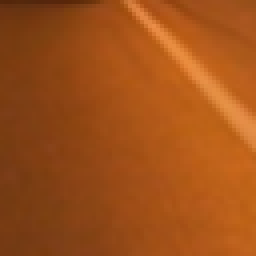
#> input picture test_images/8.png, 64 x 64 px (shown 4 times larger); the run also reads 1 picture not shown here
$ jupyter execute --allow-errors Vehicle_detection.ipynb   (shell and % lines are left out)   (older library calls are emulated)
#> lines starting #> are read from the running program, lines starting #| are printed output that depends on the picture; after the words box and inside, x2 and y2 are one past the last pixel; in counts of white or black regions, pixels touching at a corner belong together
## Vehicle detection

[cell 1]
#Initialization
import cv2
import numpy as np
import matplotlib.pyplot as plt
from mpl_toolkits.mplot3d import Axes3D
import matplotlib.image as mpimg
import glob
import time
from skimage.feature import hog
from sklearn.svm import LinearSVC
from sklearn.preprocessing import StandardScaler
from sklearn.model_selection import train_test_split
from scipy.ndimage.measurements import label
from collections import deque

# Import everything needed to edit/save/watch video clips
from moviepy.editor import VideoFileClip
from IPython.display import HTML

### Function import_data()
#### Read in vehicles and non-vehicles and return two arrays

[cell 2]
# Read in our vehicles and non-vehicles
def import_data():
    cars = []
    not_cars = []

    car_images = glob.glob('./vehicles/*/*.png')
    not_car_images = glob.glob('./non-vehicles/*/*.png')

    #print('car_images: ' + str(len(car_images)))
    #print('not_car_images: ' + str(len(not_car_images)))

    for image in car_images:
        cars.append(image)
    for image in not_car_images:
        not_cars.append(image)


    return cars, not_cars

print('...')

### Test import_data()

[cell 3]
cars, not_cars = import_data()
print('cars: ' + str(len(cars)))
print('not_cars: ' + str(len(not_cars)))

### Explore color spaces

[cell 4]
def plot3d(pixels, colors_rgb,
        axis_labels=list("RGB"), axis_limits=((0, 255), (0, 255), (0, 255))):
    """Plot pixels in 3D."""

    # Create figure and 3D axes
    fig = plt.figure(figsize=(8, 8))
    ax = Axes3D(fig)

    # Set axis limits
    ax.set_xlim(*axis_limits[0])
    ax.set_ylim(*axis_limits[1])
    ax.set_zlim(*axis_limits[2])

    # Set axis labels and sizes
    ax.tick_params(axis='both', which='major', labelsize=14, pad=8)
    ax.set_xlabel(axis_labels[0], fontsize=16, labelpad=16)
    ax.set_ylabel(axis_labels[1], fontsize=16, labelpad=16)
    ax.set_zlabel(axis_labels[2], fontsize=16, labelpad=16)

    # Plot pixel values with colors given in colors_rgb
    ax.scatter(
        pixels[:, :, 0].ravel(),
        pixels[:, :, 1].ravel(),
        pixels[:, :, 2].ravel(),
        c=colors_rgb.reshape((-1, 3)), edgecolors='none')

    return ax  # return Axes3D object for further manipulation

print('...')

# Read a color image
img = cv2.imread("./test_images/8.png")
#> img is the input picture: shape (64, 64, 3); mean B, G, R 24.4, 80.3, 159.5

# Select a small fraction of pixels to plot by subsampling it
scale = max(img.shape[0], img.shape[1], 64) / 64  # at most 64 rows and columns
img_small = cv2.resize(img, (np.int(img.shape[1] / scale), np.int(img.shape[0] / scale)), interpolation=cv2.INTER_NEAREST)

# Convert subsampled image to desired color space(s)
img_small_RGB = cv2.cvtColor(img_small, cv2.COLOR_BGR2RGB)  # OpenCV uses BGR, matplotlib likes RGB
img_small_HSV = cv2.cvtColor(img_small, cv2.COLOR_BGR2HSV)
#> img_small_HSV: shape (64, 64, 3); mean H, S, V 12.4, 216.5, 159.5
img_small_LUV = cv2.cvtColor(img_small, cv2.COLOR_BGR2LUV)
#> img_small_LUV: shape (64, 64, 3); mean of channels 0, 1, 2 109.4, 142.2, 171.4
img_small_HLS = cv2.cvtColor(img_small, cv2.COLOR_BGR2HLS)
#> img_small_HLS: shape (64, 64, 3); mean of channels 0, 1, 2 12.3, 92, 190
img_small_rgb = img_small_RGB / 255.  # scaled to [0, 1], only for plotting

# Plot and show
plot3d(img_small_RGB, img_small_rgb)
#> (the call stopped at in plot3d, `fig = plt.figure(figsize=(8, 8))`: IPython is not available in this run)
plt.show()

plot3d(img_small_HSV, img_small_rgb, axis_labels=list("HSV"))
#> (the call stopped at in plot3d, `fig = plt.figure(figsize=(8, 8))`: IPython is not available in this run)
plt.show()

plot3d(img_small_LUV, img_small_rgb, axis_labels=list("LUV"))
#> (the call stopped at in plot3d, `fig = plt.figure(figsize=(8, 8))`: IPython is not available in this run)
plt.show()

plot3d(img_small_HLS, img_small_rgb, axis_labels=list("HLS"))
#> (the call stopped at in plot3d, `fig = plt.figure(figsize=(8, 8))`: IPython is not available in this run)
plt.show()

### Function bin_spatial(...)
#### Define a function to compute color histogram features.
#### Pass the color_space flag as 3-letter all caps string like 'HSV' or 'LUV' etc.

[cell 5]
def bin_spatial(img, size=(32, 32)):
#> called with size = (32, 32)
    features = cv2.resize(img, size).ravel()
#> features = 3072 values, max 231 at index 347, min 13 at index 24, mean 88.23
    return features

print('...')

### Test function bin_spatial(...)

[cell 6]
# Read a color image
img = cv2.imread("./test_images/8.png")

features = bin_spatial(img, size=(32, 32))
print(len(features))
#| 3072
#> call 2 of extract_features, with color_space = 'YCrCb', spatial_size = (32, 32), hist_bins = 32, orient = 9, pix_per_cell = 8, cell_per_block = 2, hog_channel = 'ALL', spatial_feat = True
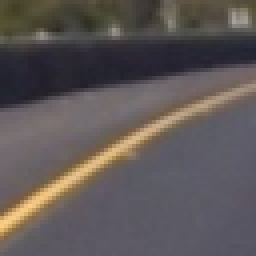
#> input picture non-vehicles/Extras/extra1003.png, 64 x 64 px (shown 4 times larger)
#> in extract_features, image is the input picture: shape (64, 64, 3) float32; mean R, G, B 0.369, 0.343, 0.341

### Function color_hist(...)
#### Called from function extract_features(...)
##### Compute color histogram features

[cell 7]
def color_hist(img, nbins=32, bins_range=(0, 256)):
    # Compute the histogram of the color channels separately
    channel1_hist = np.histogram(img[:,:,0], bins=nbins, range=bins_range)
    channel2_hist = np.histogram(img[:,:,1], bins=nbins, range=bins_range)
    channel3_hist = np.histogram(img[:,:,2], bins=nbins, range=bins_range)
    # Concatenate the histograms into a single feature vector
    hist_features = np.concatenate((channel1_hist[0], channel2_hist[0], channel3_hist[0]))
    # Return the individual histograms, bin_centers and feature vector
    return hist_features

print('...')

### Function get_hog_feature(...)
### Used in the pipeline, called from function extract_features()
#### Function to return HOG features and visualization
##### Uses skimage.feature.hog. If param vis == True, a visualization is also returned

[cell 8]
# Dalal, N, Finding People in Images and Videos, Human-Computer Interaction [cs.HC],
#   Institut National Polytechnique de Grenoble - INPG, 2006,
#   https://tel.archives-ouvertes.fr/tel-00390303/file/NavneetDalalThesis.pdf
#   p48: "For cars all four combinations (RGB/√RGB + L1-Sqrt/L2-Hys) give similar results,
#           with √RGB and L1-Sqrt having a slight edge."
# But since L1-sqrt is deprecated in skimage, L2-Hys is used

def get_hog_features(img, orient, pix_per_cell, cell_per_block, vis=False, feature_vec=True):
    if vis == True:
        # Use skimage.hog() to get both features and a visualization
        features, hog_image = hog(img, orientations=orient,
                          pixels_per_cell=(pix_per_cell, pix_per_cell),
                          cells_per_block=(cell_per_block, cell_per_block),
                          transform_sqrt=True,
                          visualise=vis, feature_vector=feature_vec,
                          block_norm="L2-Hys")
        return features, hog_image
    else:
        # Use skimage.hog() to get features only
        features = hog(img, orientations=orient,
                          pixels_per_cell=(pix_per_cell, pix_per_cell),
                          cells_per_block=(cell_per_block, cell_per_block),
                          transform_sqrt=True,
                          visualise=vis, feature_vector=feature_vec,
                          block_norm="L2-Hys")
        return features

print('...')

### Test of function get_hog_features(...)

#> (a cell that did not finish here is left out)

### Data normalization

### Function feature_vector(...)
#### Input : feature_list = (car_vector, notcar_vector) - the order is important.

[cell 10]
def feature_vector(feature_list):
    # Create an array stack, NOTE: StandardScaler() expects np.float64
    X = np.vstack(feature_list).astype(np.float64)
    X_scaler = StandardScaler().fit(X)
    # Apply the scaler to X
    scaled_X = X_scaler.transform(X)
    y = np.hstack((np.ones(len(feature_list[0])), np.zeros(len(feature_list[1]))))

    return X, scaled_X, y

print('...')

### Function convert_color(...)

[cell 11]
def convert_color(image, color_space):
#> called with color_space = 'YCrCb'
    if color_space == 'HSV':
        feature_image = cv2.cvtColor(image, cv2.COLOR_RGB2HSV)
    elif color_space == 'LUV':
        feature_image = cv2.cvtColor(image, cv2.COLOR_RGB2LUV)
    elif color_space == 'HLS':
        feature_image = cv2.cvtColor(image, cv2.COLOR_RGB2HLS)
    elif color_space == 'YUV':
        feature_image = cv2.cvtColor(image, cv2.COLOR_RGB2YUV)
    elif color_space == 'YCrCb':
        feature_image = cv2.cvtColor(image, cv2.COLOR_RGB2YCrCb)
#> feature_image: shape (64, 64, 3); mean of channels 0, 1, 2 89.3, 131.4, 126.7
    return feature_image

print('...')

### Function extract_c_h_features(...)
#### Extract only spatial color features and color histograms

[cell 12]
# [20 lines left out: function extract_c_h_features, not called in this run]

print('...')

### Function extract_hog_features(...)

[cell 13]
# Define a function to extract features from a list of images
# Have this function call bin_spatial() and color_hist()
# [28 lines left out: function extract_hog_features, not called in this run]

print('...')

### Function extract_features
#### extract color space features, color histogram features, and HOG features
#### This function is used in the pipeline.

[cell 14]
def extract_features(imgs, color_space='RGB', spatial_size=(32, 32),
                        hist_bins=32, orient=9,
                        pix_per_cell=8, cell_per_block=2, hog_channel='ALL',
                        spatial_feat=True, hist_feat=True, hog_feat=True):
    # Create a list to append feature vectors to
    features = []
    # Iterate through the list of images
    for file in imgs:
        file_features = []
        # Read in each one by one
        # if read with cv2, then it is BGR format, not the RGB format
        #image = cv2.imread(file)
        # the images are png and read with mpimg.imread(), so they must be conv from [0..1]float to [0..255]int8
        image = mpimg.imread(file)
        image = image * 255
        image = image.astype(np.uint8)
        # apply color conversion if other than 'RGB'
        if color_space != 'RGB':
            feature_image = convert_color(image, color_space)
        else: feature_image = np.copy(image)

        if spatial_feat == True:
            #spatial_features = bin_spatial(feature_image, size=spatial_size)
            spatial_features = bin_spatial(feature_image, size=spatial_size)
            file_features.append(spatial_features)
        if hist_feat == True:
            # Apply color_hist()
            hist_features = color_hist(feature_image, nbins=hist_bins)
            file_features.append(hist_features)
        if hog_feat == True:
            # Call get_hog_features() with vis=False, feature_vec=True
            if hog_channel == 'ALL':
                hog_features = []
                for channel in range(feature_image.shape[2]):
                    hog_features.append(get_hog_features(feature_image[:,:,channel],
                                        orient, pix_per_cell, cell_per_block,
                                        vis=False, feature_vec=True))
                hog_features = np.ravel(hog_features)
            else:
                hog_features = get_hog_features(feature_image[:,:,hog_channel], orient,
                            pix_per_cell, cell_per_block, vis=False, feature_vec=True)
            # Append the new feature vector to the features list
            file_features.append(hog_features)
        features.append(np.concatenate(file_features))
    # Return list of feature vectors
    return features

print('...')

### Extract features from cars and non cars

[cell 15]
car_features = extract_features(cars, color_space='YCrCb', spatial_size=(32, 32), hist_bins=32)
notcar_features = extract_features(not_cars, color_space='YCrCb', spatial_size=(32, 32), hist_bins=32)
#> in extract_features (call 2), `spatial_features = bin_spatial(feature_image, size=spatial_size)`: spatial_features = 3072 values, max 201 at index 2502, min 34 at index 879, mean 115.9
#> in color_hist, `hist_features = np.concatenate((channel1_hist[0], channel2_hist[0], ch..`: hist_features = 96 values, max 3188 at index 48, min 0 at index 0, mean 128
#> after the loop in extract_features (call 2), `for channel in range(feature_image.shape[2]):`: hog_features = 3 items
#> in extract_features (call 2), `hog_features = np.ravel(hog_features)`: hog_features = 5292 values, max 0.742 at index 1550, min 0 at index 25, mean 0.104
#> notcar_features = 2 items

### Test

[cell 16]
if len(car_features) > 0:
    # Create an array stack of feature vectors
    X = np.vstack((car_features, notcar_features)).astype(np.float64)
    # Fit a per-column scaler
    X_scaler = StandardScaler().fit(X)
    # Apply the scaler to X
    scaled_X = X_scaler.transform(X)
    car_ind = np.random.randint(0, len(cars))
    # Plot an example of raw and scaled features
    fig = plt.figure(figsize=(12,4))
    plt.subplot(131)
    plt.imshow(mpimg.imread(cars[car_ind]))
    plt.title('Original Image')
    plt.subplot(132)
    plt.plot(X[car_ind])
    plt.title('Raw Features')
    plt.subplot(133)
    plt.plot(scaled_X[car_ind])
    plt.title('Normalized Features')
    fig.tight_layout()
else:
    print('Your function only returns empty feature vectors...')

### Function extract_and_scale_all_features(...)

[cell 17]
# [7 lines left out: function extract_and_scale_all_features, not called in this run]

print('...')

### test extract_and_scale_all_features(...)

#> (a cell that did not finish here is left out)

### Test extract_features()

#> (a cell that did not finish here is left out)

### Train

[cell 20]
# Extract features and train a linear SVC
spatial = 32
histbin = 32
color_space='YCrCb' #'LUV'

# Check the extraction time
t=time.time()
print('Start time:', round(t,2))
#X, scaled_X, y = extract_and_scale_all_features(color_space='LUV', hist=histbin, spat=spatial)

car_features = extract_features(cars, color_space=color_space, spatial_size=(spatial,spatial), hist_bins=histbin)
notcar_features = extract_features(not_cars, color_space=color_space, spatial_size=(spatial,spatial), hist_bins=histbin)
#> (the rest of this cell did not finish here and is left out)

#> (a cell that did not finish here is left out)

### ...

### Function draw_boxes(...)

[cell 22]
def draw_boxes(img, bboxes, color=(0, 0, 255), thick=6):
    # Make a copy of the image
    imcopy = np.copy(img)
    # Iterate through the bounding boxes
    for bbox in bboxes:
        # Draw a rectangle given bbox coordinates
        cv2.rectangle(imcopy, bbox[0], bbox[1], color, thick)
    # Return the image copy with boxes drawn
    return imcopy

print('...')

### Function slide_window(...)
#### Input:  image, start and stop positions in both x and y, window size (x and y dimensions),  and overlap fraction (for both x and y)

[cell 23]
def slide_window(img, x_start_stop=[None, None], y_start_stop=[None, None],
                    xy_window=(64, 64), xy_overlap=(0.5, 0.5)):

    # If x and/or y start/stop positions not defined, set to image size
    if x_start_stop[0] == None:
        x_start_stop[0] = 0
    if x_start_stop[1] == None:
        x_start_stop[1] = img.shape[1]
    if y_start_stop[0] == None:
        y_start_stop[0] = 0
    if y_start_stop[1] == None:
        y_start_stop[1] = img.shape[0]

    # Compute the span of the region to be searched
    xspan = x_start_stop[1] - x_start_stop[0]
    yspan = y_start_stop[1] - y_start_stop[0]

    # Compute the number of pixels per step in x/y
    nx_pix_per_step = np.int(xy_window[0]*(1 - xy_overlap[0]))
    ny_pix_per_step = np.int(xy_window[1]*(1 - xy_overlap[1]))

    # Compute the number of windows in x/y
    nx_buffer = np.int(xy_window[0]*(xy_overlap[0]))
    ny_buffer = np.int(xy_window[1]*(xy_overlap[1]))
    nx_windows = np.int((xspan-nx_buffer)/nx_pix_per_step)
    ny_windows = np.int((yspan-ny_buffer)/ny_pix_per_step)

    # Initialize a list to append window positions to
    window_list = []

    # Loop through finding x and y window positions
    # Note: you could vectorize this step, but in practice
    # you'll be considering windows one by one with your
    # classifier, so looping makes sense
    for ys in range(ny_windows):
        for xs in range(nx_windows):
            # Calculate window position
            startx = xs*nx_pix_per_step + x_start_stop[0]
            endx = startx + xy_window[0]
            starty = ys*ny_pix_per_step + y_start_stop[0]
            endy = starty + xy_window[1]
            # Append window position to list
            window_list.append(((startx, starty), (endx, endy)))

    # Return the list of windows
    return window_list

print('...')

### test slide_window(...)

[cell 24]
image = mpimg.imread('./test_images/test1.jpg')
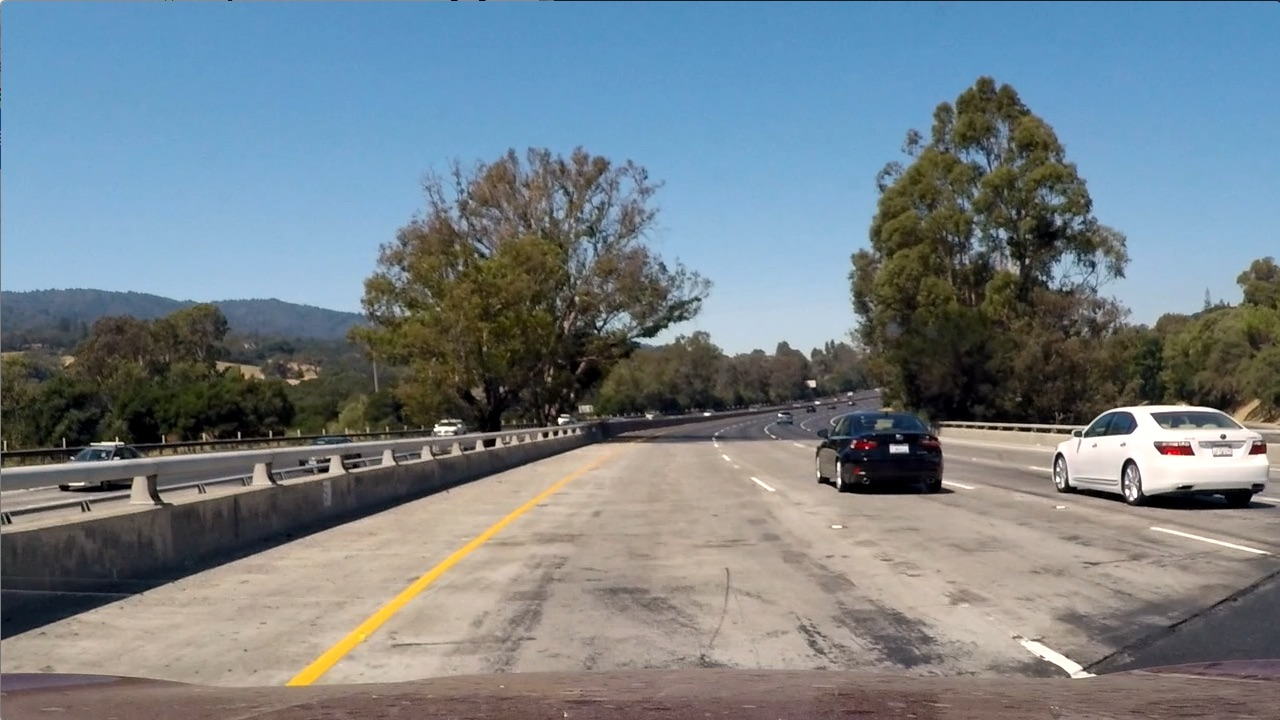
#> input picture test_images/test1.jpg, 1280 x 720 px
#> image is the input picture: shape (720, 1280, 3); mean R, G, B 117.5, 128.7, 135.5

windows = slide_window(image, x_start_stop=[None, None], y_start_stop=[350, 500],
                    xy_window=(64, 64), xy_overlap=(0.5, 0.5))
#> windows = 117 items
window_img = draw_boxes(image, windows, color=(255, 0, 0), thick=3)
#> the loop in draw_boxes, `for bbox in bboxes:` made 117 passes
#> bbox on passes 1 to 8: ((0, 350), (64, 414)), ((32, 350), (96, 414)), ((64, 350), (128, 414)), ((96, 350), (160, 414)), ((128, 350), (192, 414)), ((160, 350), (224, 414)), ((192, 350), (256, 414)), ((224, 350), (288, 414))
#> after the loop in draw_boxes, `for bbox in bboxes:`:
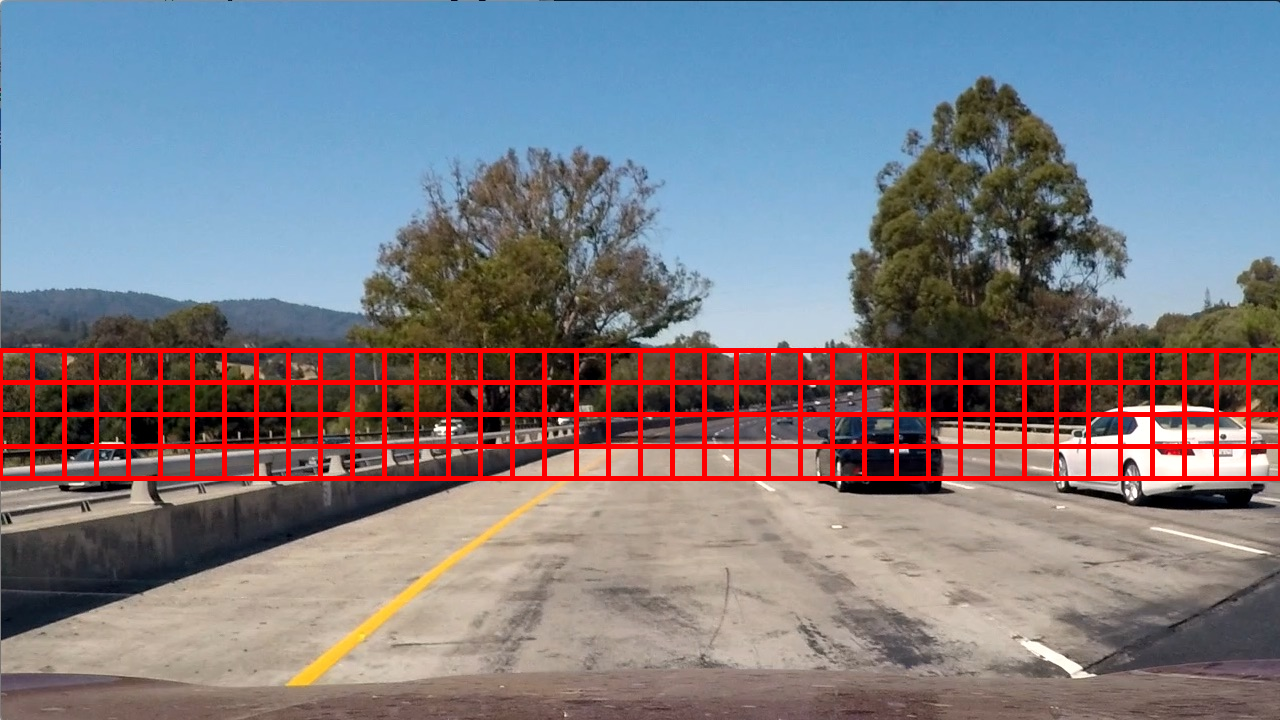
#> imcopy: shape (720, 1280, 3); 5.82% of pixels changed, all inside (x1, y1, x2, y2) = (0, 348, 1280, 481)

windows = slide_window(image, x_start_stop=[None, None], y_start_stop=[350, 600],
                    xy_window=(96, 96), xy_overlap=(0.5, 0.5))
#> windows = 100 items
window_img = draw_boxes(window_img, windows, color=(0, 255, 0), thick=3)
#> call 2 of draw_boxes, with color = (0, 255, 0), thick = 3
#> the loop in draw_boxes (call 2), `for bbox in bboxes:` made 100 passes
#> bbox on passes 1 to 8: ((0, 350), (96, 446)), ((48, 350), (144, 446)), ((96, 350), (192, 446)), ((144, 350), (240, 446)), ((192, 350), (288, 446)), ((240, 350), (336, 446)), ((288, 350), (384, 446)), ((336, 350), (432, 446))
#> after the loop in draw_boxes (call 2), `for bbox in bboxes:`:
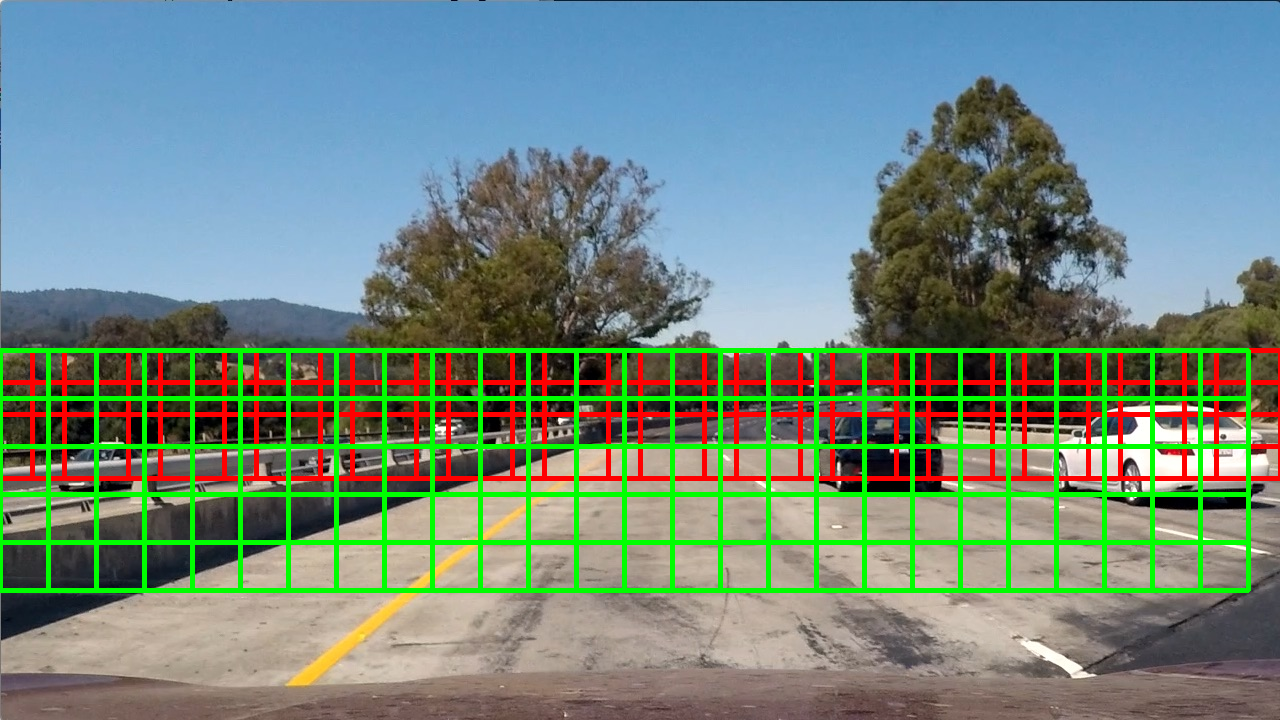
#> imcopy: shape (720, 1280, 3); 7.17% of pixels changed, all inside (x1, y1, x2, y2) = (0, 348, 1251, 593)

windows = slide_window(image, x_start_stop=[None, None], y_start_stop=[350, None],
                    xy_window=(128, 128), xy_overlap=(0.5, 0.5))
#> (the rest of the program and of its run is left out)
